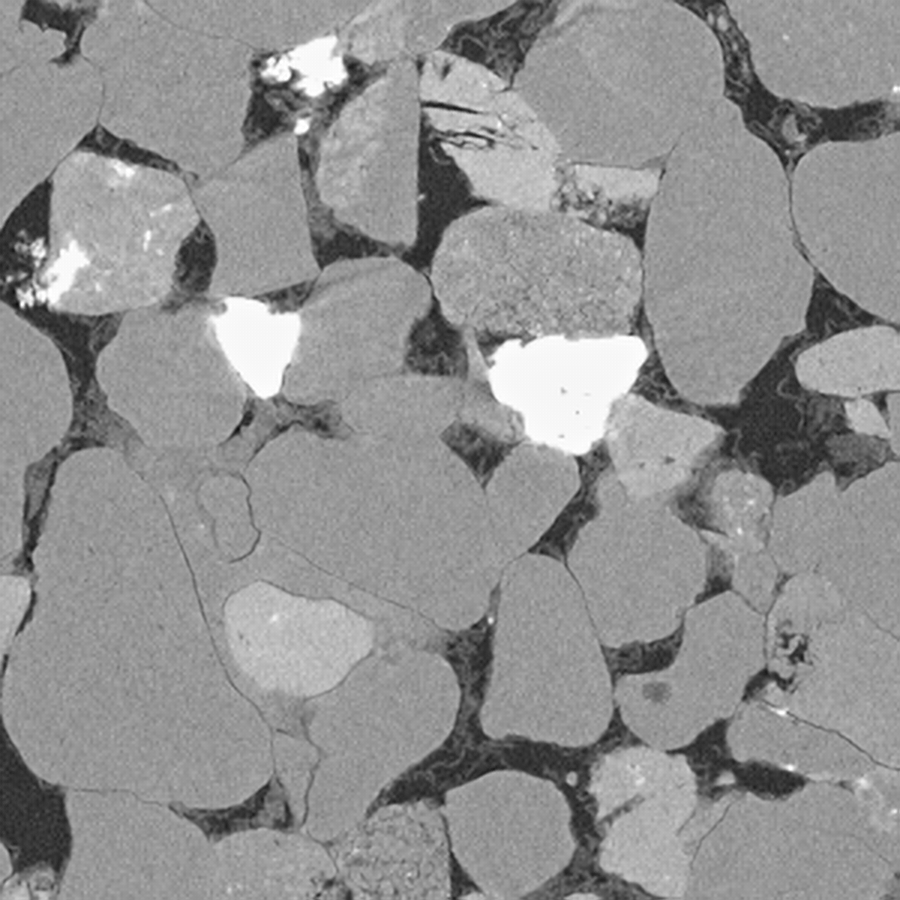
#> input picture img.png, 900 x 900 px
$ jupyter execute --allow-errors 00_proto_2.ipynb
#> lines starting #> are read from the running program, lines starting #| are printed output that depends on the picture
[cell 1]
import pandas as pd
import numpy as np
import matplotlib.pyplot as plt

path = [['M', 111.003, 733.003], ['Q', 111, 733, 110.5, 732], ['Q', 110, 731, 109.5, 730], ['Q', 109, 729, 107.5, 727], ['Q', 106, 725, 104.5, 722.5], ['Q', 103, 720, 102, 716.5], ['Q', 101, 713, 99, 708], ['Q', 97, 703, 95, 698], ['Q', 93, 693, 90, 686.5], ['Q', 87, 680, 85, 673.5], ['Q', 83, 667, 81.5, 655.5], ['Q', 80, 644, 80, 630], ['Q', 80, 616, 80, 603], ['Q', 80, 590, 80, 580], ['Q', 80, 570, 80, 563.5], ['Q', 80, 557, 80, 553.5], ['Q', 80, 550, 80, 549], ['L', 80, 547.997]]
x_coords = []
y_coords = []

for command in path:
    # Check if the command is a "move to" or a "line to" command
    if command[0] == 'M' or command[0] == 'L':
        x_coords.append(command[1])
        y_coords.append(command[2])
    # Check if the command is a "quadratic curve to" command
    elif command[0] == 'Q':
        x_coords.append(command[1])
        y_coords.append(command[2])
        x_coords.append(command[3])
        y_coords.append(command[4])

print("x coordinates:", x_coords)
print("y coordinates:", y_coords)

# plot the x_coords and y_coords

[cell 2]
import ast

# Define a function to extract x,y coordinate pairs from path commands
def get_coordinates(path_commands):
    current_point = [0,0]
    coordinates = []
    for command in path_commands:
        if command[0] == 'M':
            current_point = command[1:]
            coordinates.append(current_point)
        elif command[0] == 'L':
            current_point = command[1:]
            coordinates.append(current_point)
        elif command[0] == 'Q':
            control_point = command[1:3]
            end_point = command[3:]
            for t in range(1, 11):
                t_normalized = t / 10
                x = (1 - t_normalized) ** 2 * current_point[0] + 2 * t_normalized * (1 - t_normalized) * control_point[0] + t_normalized ** 2 * end_point[0]
                y = (1 - t_normalized) ** 2 * current_point[1] + 2 * t_normalized * (1 - t_normalized) * control_point[1] + t_normalized ** 2 * end_point[1]
                coordinates.append([x, y])
            current_point = end_point
    return coordinates

#> (the rest of this cell did not finish here and is left out)

[cell 3]
# get x, y value pairs from coordinates
x_coords = []
y_coords = []
#> (the rest of this cell did not finish here and is left out)

[cell 4]
from PIL import Image
img = Image.open("img.png")
#> img is the input picture: PIL image 900x900 L; min 15, max 255, mean 145.1

plt.imshow(img)
plt.scatter(x_coords, y_coords, c='r', s=0.1)
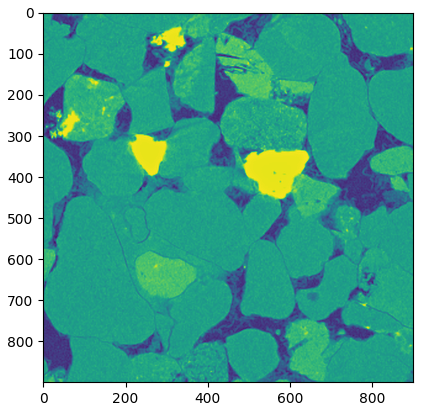
#> figure drawn by matplotlib, 1 panel

#> (a cell that did not finish here is left out)

#> (a cell that did not finish here is left out)

#> (a cell that did not finish here is left out)

#> (a cell that did not finish here is left out)

[cell 9]
img = Image.open("img.png")

plt.imshow(img, cmap="gray")

# plot the x,y coordinates with the pixel values as color
#> (the rest of this cell did not finish here and is left out)

#> (a cell that did not finish here is left out)

#> (a cell that did not finish here is left out)

#> (a cell that did not finish here is left out)

#> (a cell that did not finish here is left out)

[cell 14]
from sklearn.ensemble import RandomForestClassifier

rf = RandomForestClassifier(n_estimators=100, random_state=42)
# reshape the data to fit the model
#> (the rest of this cell did not finish here and is left out)

[cell 15]
# use the model to predict the class of the pixel values in the image
img = Image.open("img.png")

plt.imshow(img, cmap="gray")

# get the pixel values from the image
pixel_values = []
for x in range(img.size[0]):
    for y in range(img.size[1]):
        pixel_values.append(img.getpixel((x, y)))
#> after the loop, pixel_values = 810000 items

# reshape the pixel values to fit the model
pixel_values = np.array(pixel_values).reshape(-1, 1)

# predict the class of the pixel values
#> (the rest of this cell did not finish here and is left out)
